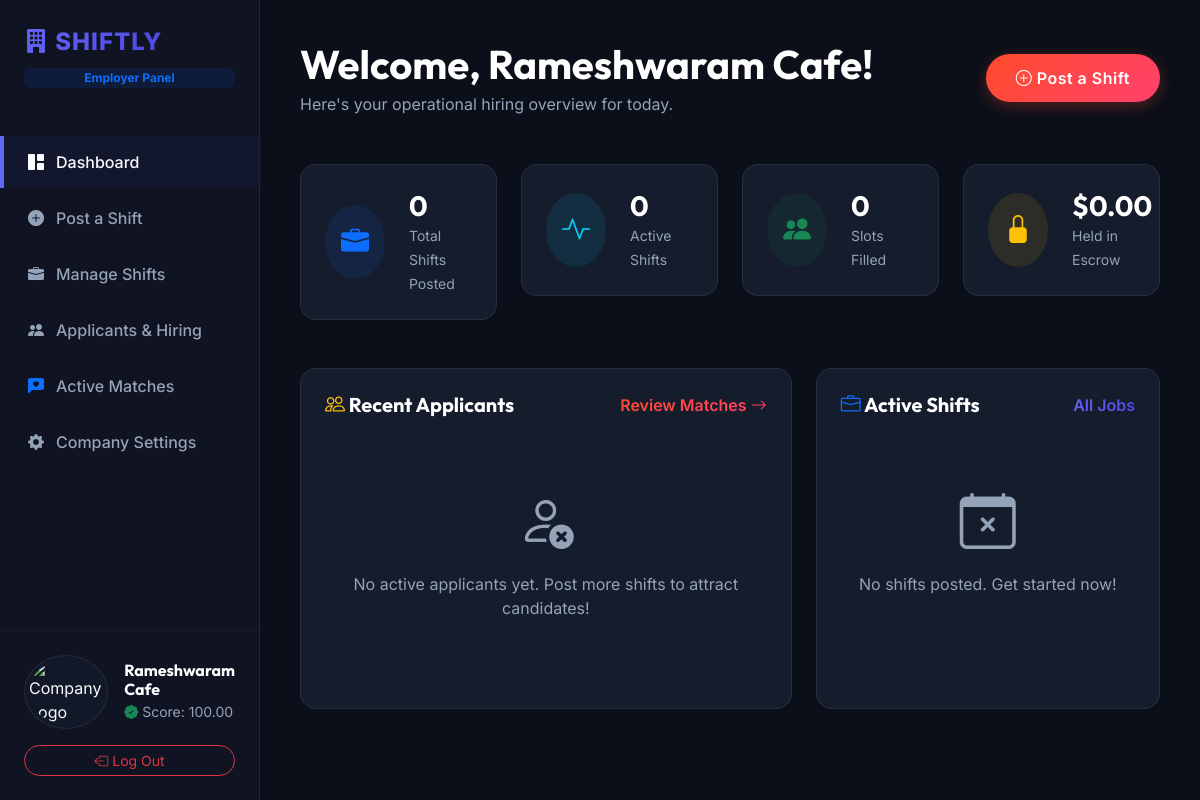
Before: /api/v1/businesses/dashboard/ (signed in) with the older database file.
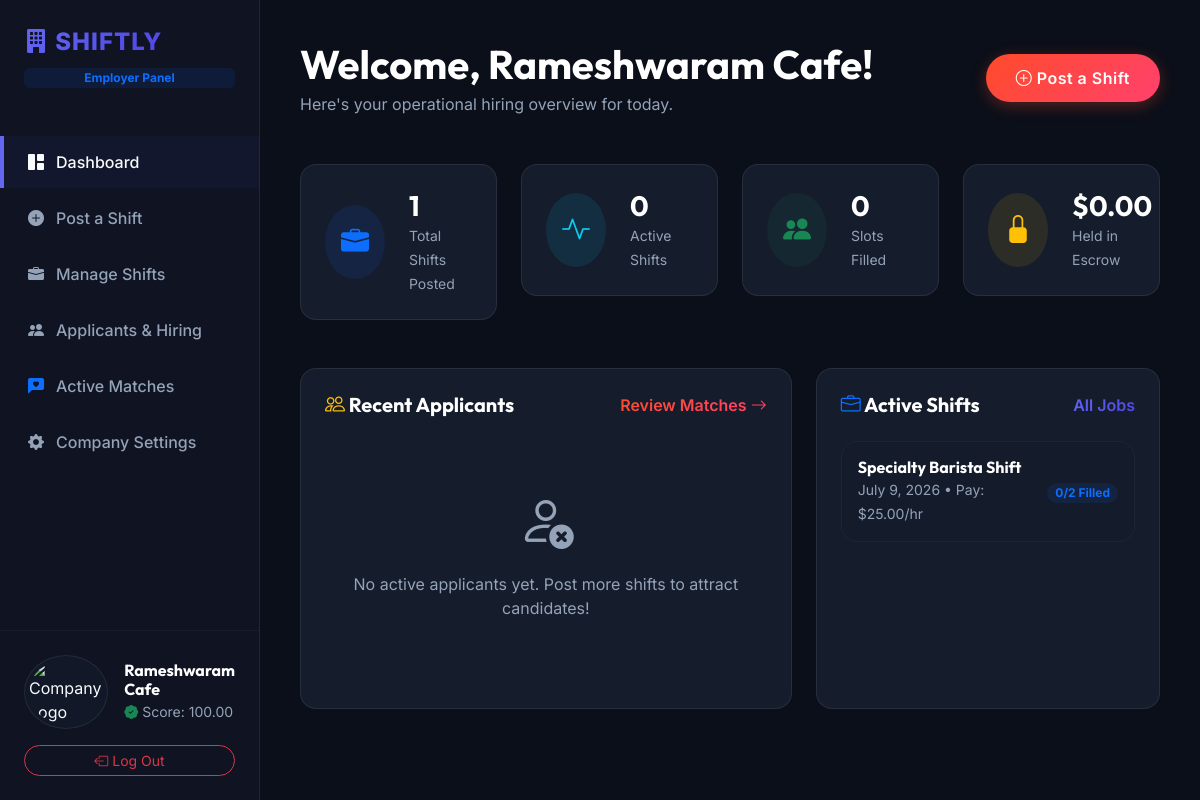
After: the same page with the newer database file.
### jobs/models.py (models this page shows, shortened)
class JobPosting(models.Model):
    class WorkType(models.TextChoices):
        REMOTE = 'remote', 'Remote'
        HYBRID = 'hybrid', 'Hybrid'
        ONSITE = 'onsite', 'Onsite'
    class RateType(models.TextChoices):
        HOURLY = 'hourly', 'Hourly'
        FIXED = 'fixed', 'Fixed'
    class JobStatus(models.TextChoices):
        DRAFT = 'draft', 'Draft'
        ACTIVE = 'active', 'Active'
        FILLED = 'filled', 'Filled'
        ARCHIVED = 'archived', 'Archived'
        CANCELLED = 'cancelled', 'Cancelled'
    uuid = models.UUIDField(default=uuid.uuid4, editable=False, unique=True)
    business = models.ForeignKey(BusinessProfile, on_delete=models.RESTRICT, related_name='jobs')
    title = models.CharField(max_length=255)
    description = models.TextField()
    work_type = models.CharField(max_length=20, choices=WorkType.choices, default=WorkType.ONSITE)
    location_name = models.CharField(max_length=255)
    latitude = models.DecimalField(max_digits=10, decimal_places=8)
    longitude = models.DecimalField(max_digits=11, decimal_places=8)
    base_pay = models.DecimalField(max_digits=10, decimal_places=2)
    rate_type = models.CharField(max_length=20, choices=RateType.choices, default=RateType.HOURLY)
    start_date = models.DateField()
    end_date = models.DateField()
    shift_start_time = models.TimeField()
    shift_end_time = models.TimeField()
    slots_available = models.PositiveIntegerField(default=1)
    slots_filled = models.PositiveIntegerField(default=0)
    status = models.CharField(max_length=20, choices=JobStatus.choices, default=JobStatus.DRAFT)
    created_at = models.DateTimeField(auto_now_add=True)
    updated_at = models.DateTimeField(auto_now=True)

### businesses/views.py (the view)
# urls.py: path('dashboard/', BusinessDashboardView.as_view(), name='business_dashboard'),
class BusinessDashboardView(BusinessRequiredMixin, TemplateView):
    template_name = 'businesses/dashboard.html'
    def get_context_data(self, **kwargs):
        context = super().get_context_data(**kwargs)
        profile = get_object_or_404(BusinessProfile, user=self.request.user)
        total_jobs = JobPosting.objects.filter(business=profile).count()
        active_jobs = JobPosting.objects.filter(business=profile, status='active').count()
        filled_slots = sum(job.slots_filled for job in JobPosting.objects.filter(business=profile))
        all_payments = Earning.objects.filter(business=profile)
        total_spent = sum(p.gross_amount for p in all_payments.filter(payment_status='released'))
        escrow_held = sum(p.gross_amount for p in all_payments.filter(payment_status='escrow'))
        recent_applications = JobApplication.objects.filter(job__business=profile).order_by('-created_at')[:5]
        jobs_overview = JobPosting.objects.filter(business=profile).order_by('-created_at')[:5]
        context.update({
            'profile': profile,
            'total_jobs_posted': total_jobs,
            'active_jobs_count': active_jobs,
            'filled_slots_count': filled_slots,
            'total_spent': total_spent,
            'escrow_held': escrow_held,
            'recent_applications': recent_applications,
            'jobs_overview': jobs_overview,
            'unread_notifications_count': Notification.objects.filter(user=self.request.user, is_read=False).count(),
        })
        return context

### businesses/views.py (called while the page is built)
    def dispatch(self, request, *args, **kwargs):
        if not request.user.is_authenticated:
            return self.handle_no_permission()
        if request.user.role != 'business' or not request.user.is_active or request.user.status != User.AccountStatus.APPROVED:
            raise PermissionDenied("Only approved businesses can access this area.")
        return super().dispatch(request, *args, **kwargs)

### templates/businesses/dashboard.html (shortened to what the changed rows need)
{% extends 'businesses/base.html' %}
{% block content %}
<div class="container-fluid p-0">
    <div class="d-flex justify-content-between align-items-center mb-5">
        <div>
            <h1 class="text-white mb-1">Welcome, {{ profile.company_name }}!</h1>
        </div>
    </div>
    <div class="row g-4 mb-5">
        <div class="col-xl-3 col-md-6">
            <div class="dash-card p-4 d-flex align-items-center gap-4">
                <div>
                    <h3 class="text-white mb-0">{{ total_jobs_posted }}</h3>
                    <small class="text-muted">Total Shifts Posted</small>
                </div>
            </div>
        </div>
    </div>
    <div class="row g-4">
        <div class="col-lg-5">
            <div class="dash-card p-4 h-100">
                {% if jobs_overview %}
                    <div class="d-flex flex-column gap-3">
                        {% for job in jobs_overview %}
                            <div class="p-3 bg-glass border border-secondary border-opacity-10 rounded-4 d-flex justify-content-between align-items-center">
                                <div>
                                    <h6 class="text-white mb-0">{{ job.title }}</h6>
                                    <small class="text-muted">{{ job.start_date }} • Pay: ${{ job.base_pay }}/hr</small>
                                </div>
                                <div class="text-end">
                                    <span class="badge bg-primary bg-opacity-10 text-primary px-2 py-1 rounded-pill">{{ job.slots_filled }}/{{ job.slots_available }} Filled</span>
                                </div>
                            </div>
                        {% endfor %}
                    </div>
                {% else %}
                    <div class="text-center py-5">
                        <i class="bi bi-calendar-x text-muted display-4"></i>
                        <p class="text-muted mt-3">No shifts posted. Get started now!</p>
                    </div>
                {% endif %}
            </div>
        </div>
    </div>
</div>
{% endblock %}

Changed rows visible on the page:
added JobPosting: title "Specialty Barista Shift", start_date "July 9, 2026", base_pay "25.00", slots_filled "0", slots_available "2"
Other visible differences:
{{ total_jobs_posted }}: "0" → "1"
text no longer shown: "No shifts posted. Get started now!"
